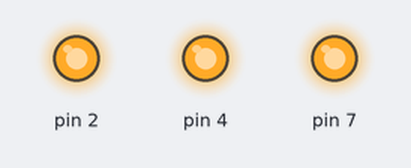
Recording of a sketch running on a simulated Arduino Uno, built with avr-gcc and run on an emulated ATmega328P. Parts: output pins drawn as LEDs (lit = HIGH).

Above: at 0.19 s.
At 0.58 s:
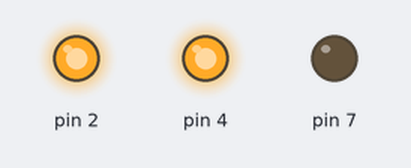
At 1.36 s:
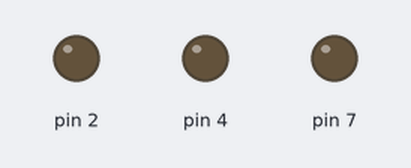
At 1.77 s:
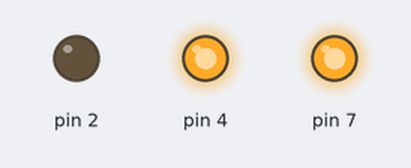
At 2.55 s:
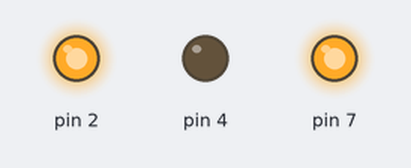
At 3.7 s:
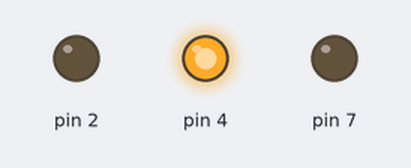
Timing chart, 0 to 4.6 s (numbered marks = the images above):
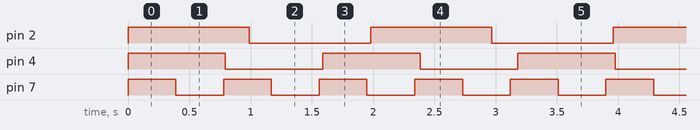

The sketch:

FreeRTOS.ino
```cpp
#include <Arduino_FreeRTOS.h>

static void task1_handler(void* parameters);
static void task2_handler(void* parameters);

void setup() {

  TaskHandle_t task1_handle;
  TaskHandle_t task2_handle;
  TaskHandle_t task3_handle;
  BaseType_t status;
  pinMode(2, OUTPUT);
  pinMode(4, OUTPUT);
  pinMode(7, OUTPUT);
/*
  Serial.begin(9600);

  status = xTaskCreate(task1_handler, "Task-1", 200, "Hello World from Task-1", 2, &task1_handle);
  configASSERT(status == pdPASS);
  status = xTaskCreate(task2_handler, "Task-2", 200, "Hello World from Task-2", 2, &task2_handle);
  configASSERT(status == pdPASS);
  */

  status=xTaskCreate(led_green_handler, "LED_green_task", 200, NULL, 2, &task1_handle);
  configASSERT(status=pdPASS);
  status=xTaskCreate(led_red_handler, "LED_red_task", 200, NULL, 2, &task2_handle);
  configASSERT(status=pdPASS);
  status=xTaskCreate(led_yellow_handler, "LED_yellow_task", 200, NULL, 2, &task3_handle);
  configASSERT(status=pdPASS);

  /*Start the FreeRTOS Scheduler*/
  vTaskStartScheduler();

  /*If control reaches here, than the launch of the scheduler failed due to insufficient memory in heap*/

}

void loop() {}

static void task1_handler(void* parameters){
  while(1){
    Serial.println((char*) parameters);
    taskYIELD();
  }
}

static void task2_handler(void* parameters){
  while(1){
    Serial.println((char*) parameters);
    taskYIELD();
  }
}

static void led_green_handler(void* parameters){

  TickType_t last_wakeup_time;
  last_wakeup_time = xTaskGetTickCount();

  while(1){
    digitalWrite(2, HIGH);
    vTaskDelayUntil(&last_wakeup_time, pdMS_TO_TICKS(1000));
    digitalWrite(2, LOW);
    vTaskDelayUntil(&last_wakeup_time, pdMS_TO_TICKS(1000));
  }
}

static void led_red_handler(void* parameters){

  TickType_t last_wakeup_time;
  last_wakeup_time = xTaskGetTickCount();

  while(1){
    digitalWrite(4, HIGH);
    vTaskDelayUntil(&last_wakeup_time, pdMS_TO_TICKS(800));
    digitalWrite(4, LOW);
    vTaskDelayUntil(&last_wakeup_time, pdMS_TO_TICKS(800));
  }
}

static void led_yellow_handler(void* parameters){

  TickType_t last_wakeup_time;
  last_wakeup_time = xTaskGetTickCount();

  while(1){
    digitalWrite(7, HIGH);
    vTaskDelayUntil(&last_wakeup_time, pdMS_TO_TICKS(400));
    digitalWrite(7, LOW);
    vTaskDelayUntil(&last_wakeup_time, pdMS_TO_TICKS(400));
  }
}
```

Measured:
- by itself, pin 2: alternates HIGH for 0.99 s and LOW for 0.99 s
- by itself, pin 4: alternates HIGH for 0.80 s and LOW for 0.80 s
- by itself, pin 7: alternates HIGH for 0.39 s and LOW for 0.39 s
